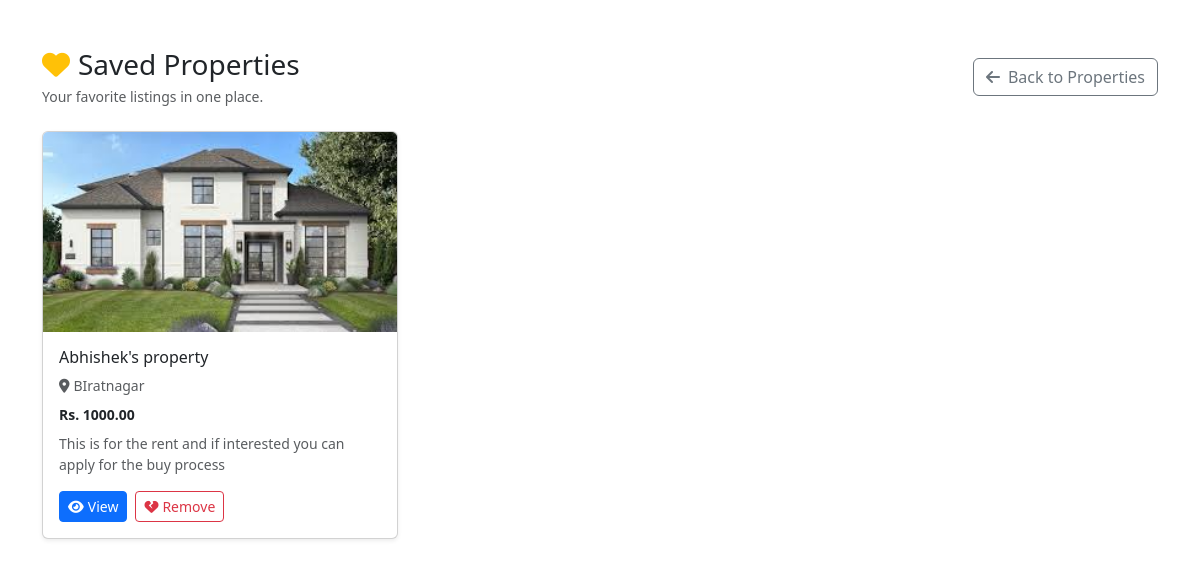
/favorites/ (signed in), run on the app's committed database.
### home/models.py (models this page shows, shortened)
class Favorite(models.Model):
    user = models.ForeignKey(User, on_delete=models.CASCADE, related_name="favorites")  # User who favorited
    property = models.ForeignKey(Property, on_delete=models.CASCADE, related_name="favorited_by")  # Favorited property
    created_at = models.DateTimeField(auto_now_add=True)  # When property was marked as favorite
    class Meta:
        unique_together = ("user", "property")

class Property(models.Model):
    PROPERTY_TYPE = (
        ('rent', 'Rent'),
        ('sell', 'Sell'),
    )
    user = models.ForeignKey(User, on_delete=models.CASCADE)
    title = models.CharField(max_length=200)  # Property title/name
    description = models.TextField()  # Detailed property description
    price = models.DecimalField(max_digits=10, decimal_places=2)  # Rental/selling price
    location = models.CharField(max_length=200)  # Property location (street/area)
    contact_name = models.CharField(max_length=120, blank=True, default="")
    contact_phone = models.CharField(max_length=30, blank=True, default="")
    contact_email = models.EmailField(blank=True, default="")
    property_type = models.CharField(max_length=10, choices=PROPERTY_TYPE)  # Rent or Sell
    image = models.ImageField(upload_to='property_images/')  # Property main image
    created_at = models.DateTimeField(auto_now_add=True)  # Creation timestamp
    latitude = models.FloatField(null=True, blank=True)  # GPS latitude for map display
    longitude = models.FloatField(null=True, blank=True)  # GPS longitude for map display
    @property
    def image_url(self):
        if not self.image:
            return ""
        try:
            if self.image.storage.exists(self.image.name):
                return self.image.url
        except Exception:
            return ""
        return ""

### home/views.py (the view)
# urls.py: path('favorites/', views.favorite_list, name='favorite_list'),  # View saved properties
@login_required
def favorite_list(request):
    favorites = (
        Favorite.objects.filter(user=request.user)
        .select_related("property")
        .order_by("-created_at")  # Most recently favorited first
    )
    return render(request, "favorite_list.html", {"favorites": favorites})

### home/templates/favorite_list.html (shortened to what this page needs)
{% extends "layout_minimal.html" %}
{% block content %}
<section class="container py-4 py-lg-5">
  <div class="d-flex flex-wrap justify-content-between align-items-center gap-3 mb-4">
    <div>
      <h1 class="h3 mb-0"><i class="fas fa-heart text-warning me-2"></i>Saved Properties</h1>
      <p class="text-muted small mt-1 mb-0">Your favorite listings in one place.</p>
    </div>
    <a href="{% url 'properties' %}" class="btn btn-outline-secondary">
      <i class="fas fa-arrow-left me-2"></i>Back to Properties
    </a>
  </div>
  <div class="row g-4">
    {% for fav in favorites %}
    <div class="col-12 col-md-6 col-lg-4">
      <article class="card h-100 shadow-sm">
        {% if fav.property.image_url %}
        <img src="{{ fav.property.image_url }}"
             class="card-img-top"
             style="height: 200px; object-fit: cover;"
             alt="{{ fav.property.title }}">
        {% endif %}
        <div class="card-body d-flex flex-column">
          <h2 class="h6">{{ fav.property.title }}</h2>
          <p class="mb-2 small text-muted">
            <i class="fas fa-map-marker-alt me-1"></i>{{ fav.property.location }}
          </p>
          <p class="mb-2 small fw-semibold">Rs. {{ fav.property.price }}</p>
          <p class="text-muted small">{{ fav.property.description|truncatewords:16 }}</p>
          <div class="d-flex gap-2 mt-auto flex-wrap">
            <a href="{% url 'property_detail' fav.property.id }}" class="btn btn-primary btn-sm">
              <i class="fas fa-eye me-1"></i>View
            </a>
            <form method="post" action="{% url 'toggle_favorite' fav.property.id }}" class="m-0">
              <button type="submit" class="btn btn-outline-danger btn-sm">
                <i class="fas fa-heart-broken me-1"></i>Remove
              </button>
            </form>
          </div>
        </div>
      </article>
    </div>
    {% empty %}
    <div class="col-12">
      <div class="alert alert-info">
        <i class="fas fa-info-circle me-2"></i>You have no saved properties yet.
      </div>
    </div>
    {% endfor %}
  </div>
</section>
{% endblock %}

### static/css/site.css (style rules this page uses)
:root { --notif-title-color: #1f2d3d; --notif-subtitle-color: #6c757d; --notif-unread-bg: rgba(13, 110, 253, 0.05); --notif-card-unread-bg: rgba(13, 110, 253, 0.03); --theme-light-surface: #f8f9fa; --theme-light-surface-border: rgba(31, 45, 61, 0.08); }

### data on the page
Favorite: property.image_url (picture), property "Abhishek's property", property.location "BIratnagar", property.price "1000.00", property.description "This is for the rent and if interested you can apply for the buy process"
